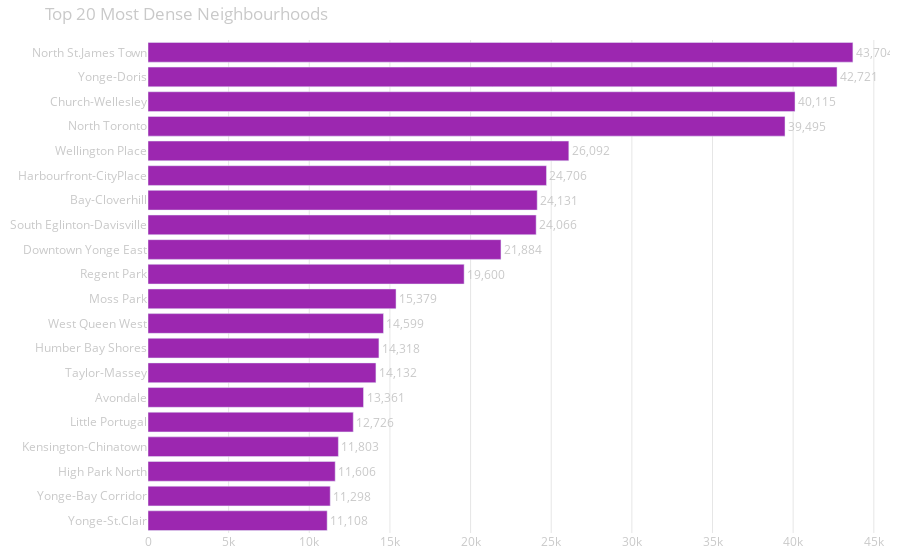

Source (notebook cell):
### Markdown cell above
## 2. Data Visualization

### Figure Factory

Uses `create_horizontal_bar` from `portfolio_app.figures.toronto.bar_charts`.

### Code cell
import sys

sys.path.insert(0, "../..")

from portfolio_app.figures.toronto.bar_charts import create_horizontal_bar

fig = create_horizontal_bar(
    data=data,
    name_column="neighbourhood_name",
    value_column="population_density",
    title="Top 20 Most Dense Neighbourhoods",
    color="#9C27B0",
    value_format=",.0f",
)

fig.show()

### Figure 1 — Plotly figure (JSON) as saved in the notebook; plotly's stock layout.template omitted (floating-point values rounded to 4 significant figures)
{"data": [{"hovertemplate": "%{y}<br>Value: %{x:,.0f}<extra></extra>", "marker": {"color": "#9C27B0"}, "orientation": "h", "text": ["11,108", "11,298", "11,606", "11,803", "12,726", "13,361", "14,132", "14,318", "14,599", "15,379", "19,600", "21,884", "24,066", "24,131", "24,706", "26,092", "39,495", "40,115", "42,721", "43,704"], "textposition": "outside", "type": "bar", "x": [11110.0, 11300.0, 11610.0, 11800.0, 12730.0, 13360.0, 14130.0, 14320.0, 14600.0, 15380.0, 19600.0, 21880.0, 24070.0, 24130.0, 24710.0, 26090.0, 39500.0, 40120.0, 42720.0, 43700.0], "y": ["Yonge-St.Clair", "Yonge-Bay Corridor", "High Park North", "Kensington-Chinatown", "Little Portugal", "Avondale", "Taylor-Massey", "Humber Bay Shores", "West Queen West", "Moss Park", "Regent Park", "Downtown Yonge East", "South Eglinton-Davisville", "Bay-Cloverhill", "Harbourfront-CityPlace", "Wellington Place", "North Toronto", "Church-Wellesley", "Yonge-Doris", "North St.James Town"]}], "layout": {"font": {"color": "#c9c9c9"}, "margin": {"b": 10, "l": 10, "r": 10, "t": 40}, "paper_bgcolor": "rgba(0, 0, 0, 0)", "plot_bgcolor": "rgba(0, 0, 0, 0)", "title": {"text": "Top 20 Most Dense Neighbourhoods"}, "xaxis": {"gridcolor": "rgba(128, 128, 128, 0.2)", "title": {}}, "yaxis": {"title": {}}}}
